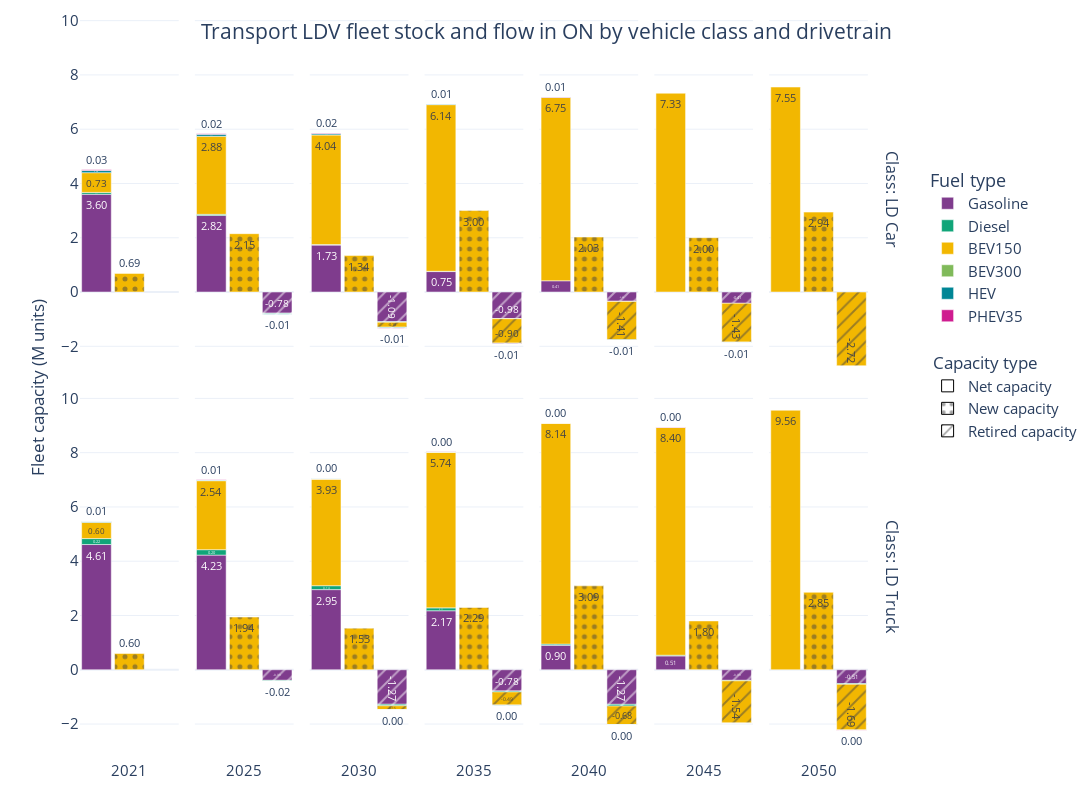

Source (notebook cell):
### Code cell
fig = px.bar(cap, x='cap type', y='capacity', color='fuel', 
            pattern_shape='cap type', pattern_shape_sequence=["", ".", "/"],
            facet_col='vintage', facet_col_spacing=2E-2, 
            facet_row='mode', facet_row_spacing=1E-2,
            category_orders={"cap type": ["net capacity", "new capacity", "retired cap"],
                             "fuel": ['Gasoline', 'Diesel', 'CNG', 'BEV150', 'BEV200', 'BEV300', 'BEV400', 'HEV', 'PHEV35', 'PHEV50', 'FCEV']},
            # labels={'capacity': 'Fleet capacity (M units)', 'fuel': 'Fuel type'},
            template='plotly_white', orientation='v', color_discrete_sequence=px.colors.qualitative.Bold,
            text_auto='.2f',
            width=1200, height=800
            )

dummy_traces = [
    dict(
        name='',  # Empty legend
        x=[None], 
        y=[None], 
        marker=dict(color='rgba(0,0,0,0)'),
        showlegend=True,
        legendgroup='Blank',
        legendgrouptitle=None
    ),
    # dict(
    #     name=' ',  # Another empty legend
    #     x=[None], 
    #     y=[None], 
    #     marker=dict(color='rgba(0,0,0,0)'),
    #     showlegend=True,
    #     legendgroup='Blank',
    #     legendgrouptitle=None   
    # ),
    dict(
        name='Net capacity',
        x=[None], 
        y=[None], 
        marker=dict(
            color='rgba(0,0,0,0)',
            line=dict(color='black', width=1),  # Thin black border
            pattern_shape=""
        ),
        showlegend=True,
        legendgroup='Capacity type',
        legendgrouptitle=dict(text="Capacity type"),
    ),
    dict(
        name='New capacity',
        x=[None], 
        y=[None], 
        marker=dict(
            color='rgba(0,0,0,0)',
            line=dict(color='black', width=1),  # Thin black border
            pattern_shape="."
        ),
        showlegend=True,
        legendgroup='Capacity type',
        legendgrouptitle=None
    ),
    dict(
        name='Retired capacity',
        x=[None], 
        y=[None], 
        marker=dict(
            color='rgba(0,0,0,0)',
            line=dict(color='black', width=1),  # Thin black border
            pattern_shape="/"
        ),
        showlegend=True,
        legendgroup='Capacity type',
        legendgrouptitle=None
    )
]

for trace in dummy_traces:
    fig.add_bar(
        x=trace['x'], 
        y=trace['y'], 
        name=trace['name'], 
        marker=trace['marker'], 
        showlegend=trace['showlegend'],
        legendgroup=trace['legendgroup'],
        legendgrouptitle=trace['legendgrouptitle']
    )

fig.update_layout(
    margin=dict(
        t=10, b=10
    ),
    title=dict(
        text='Transport LDV fleet stock and flow in ON by vehicle class and drivetrain',
        x=0.5, 
        y=0.97,
        xanchor='center',
        yanchor='top'
    ),
    yaxis_title_standoff=0,
    legend_title_text='Fuel type',
    bargap=0.1,
    legend=dict(
        orientation='v',
        # entrywidth=50,
        yanchor='top',
        y=0.8,  
        xanchor='center',
        x=1.15),
    font=dict(
        size=15)
    )

fig.for_each_trace(lambda trace: trace.update(textfont=dict(size=11)))

# fig.update_xaxes(tickvals=["net capacity", "new capacity", "retired cap"],
#                  ticktext=["Net", "New", "Retired"], 
#                  tickangle=45
#                  )

for axis in fig.layout:
    if axis.startswith('xaxis'):
        fig.layout[axis].title.text = ''
        fig.layout[axis].showticklabels = False
    if axis.startswith('yaxis'):
        fig.layout[axis].title.text = ''
        fig.layout[axis].dtick = 2

for annotation in fig.layout.annotations:
    if 'mode' in annotation.text:
        annotation.text = 'Class: ' + annotation.text.split('=')[1]
        annotation.font.size = 16
        annotation.x = 1.01
        annotation.xanchor = 'center'
    else:
        annotation.text = annotation.text.split('=')[1]
        annotation.y = 0.005
        annotation.yanchor = 'top' 

shown_legends = set()
for trace in fig.data:
    trace.name = trace.name.split(",")[0]
    if trace.name not in shown_legends:
        trace.showlegend = True
        shown_legends.add(trace.name)
    else:
        trace.showlegend = False

fig.add_annotation(
    text="Fleet capacity (M units)",
    x=-0.07,
    y=0.5,
    xref="paper",
    yref="paper",
    showarrow=False,
    textangle=-90,
    font=dict(size=17))

fig.show()

# fig.write_image("vanilla2_fleet_flow.svg", scale=1, engine='kaleido')
